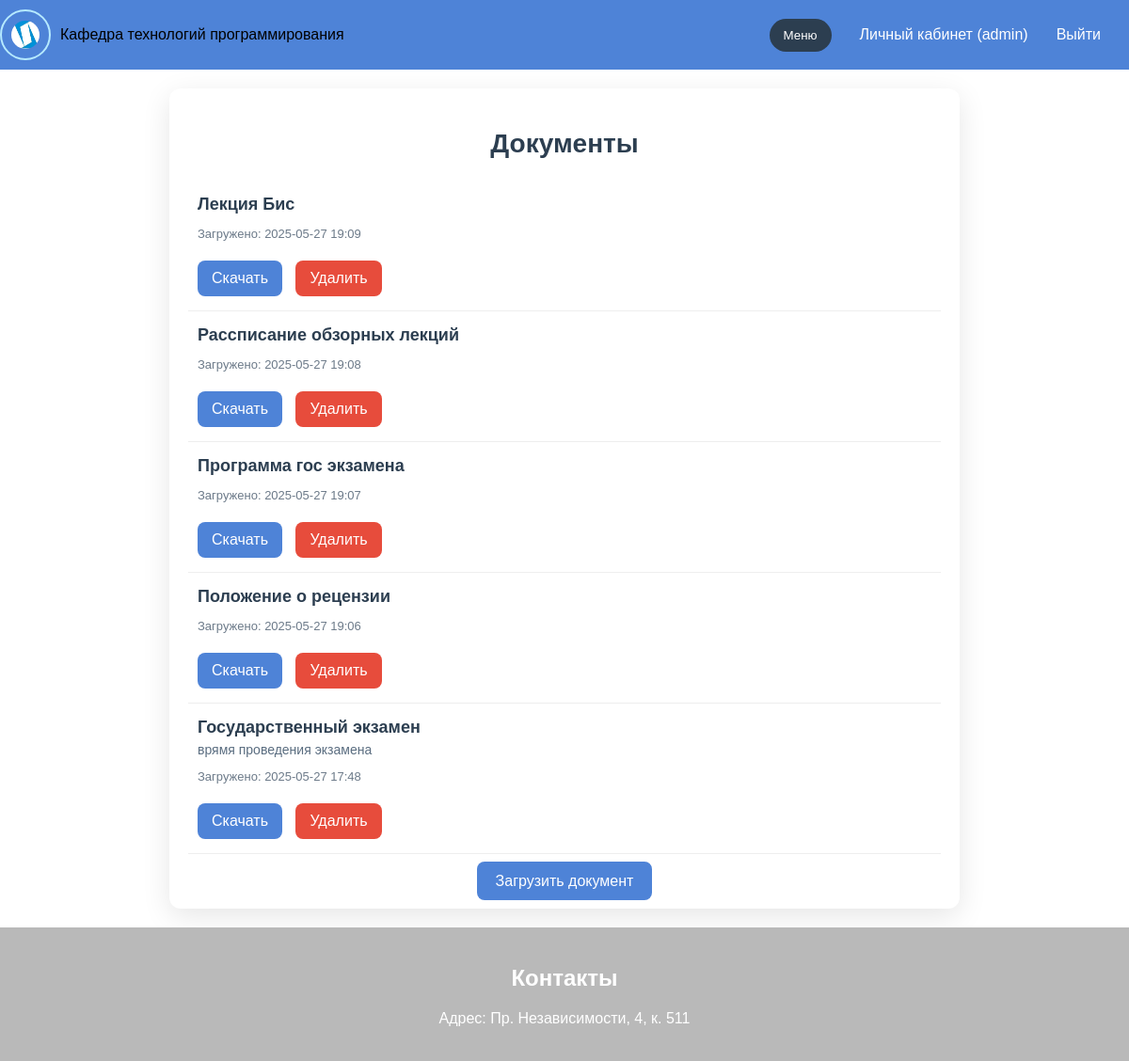
Page /documents/ (signed in) on the committed database.
### webkafedra/models.py (models this page shows, shortened)
class Document(models.Model):
    title = models.CharField(max_length=200, verbose_name="Название документа")
    file = models.FileField(upload_to='documents/', verbose_name="Файл")
    description = models.TextField(blank=True, null=True, verbose_name="Описание")
    uploaded_at = models.DateTimeField(auto_now_add=True, verbose_name="Дата загрузки")
    uploaded_by = models.ForeignKey(
        User, on_delete=models.SET_NULL, null=True, blank=True,
        verbose_name="Загружено суперпользователем"
    )

### webkafedra/views.py (the view)
# urls.py: path("documents/", document_list, name="document_list"),
def document_list(request):
    documents = Document.objects.all().order_by('-uploaded_at')
    return render(request, 'documents/document_list.html', {'documents': documents})

### webkafedra/templates/documents/document_list.html
{% extends "empl_review.html" %}
{% load static %}
{% block content %}
<div class="documents-list-container" style="max-width: 800px; margin: 20px auto; padding: 20px; background: white; border-radius: 12px; box-shadow: 0 8px 30px rgba(0,0,0,0.1);">
  <h2 style="text-align: center; font-size: 28px; color: #2c3e50;">Документы</h2>
  {% if documents %}
    <ul style="list-style: none; padding: 0;">
      {% for doc in documents %}
        <li style="padding: 15px 10px; border-bottom: 1px solid #eee;">
          <strong style="font-size: 18px; color: #2c3e50;">{{ doc.title }}</strong>
          {% if doc.description %}
            <p style="font-size: 14px; color: #5a6d80; margin: 5px 0;">{{ doc.description }}</p>
          {% endif %}
          <p style="font-size: 13px; color: #6c7a89;">Загружено: {{ doc.uploaded_at|date:"Y-m-d H:i" }}</p>
          <a href="{{ doc.file.url }}" download style="display: inline-block; margin-top: 8px; background: #4e83d7; color: #fff; padding: 10px 15px; border-radius: 8px; text-decoration: none;">Скачать</a>
          {% if request.user.is_superuser %}
            <a href="{% url 'document_delete' doc.pk %}" style="display: inline-block; margin-top: 8px; margin-left: 10px; background: #e74c3c; color: #fff; padding: 10px 15px; border-radius: 8px; text-decoration: none;"
               onclick="return confirm('Вы действительно хотите удалить этот документ?');">
               Удалить
            </a>
          {% endif %}
        </li>
      {% endfor %}
    </ul>
  {% else %}
    <p style="text-align: center; color: #6c7a89; font-size: 16px;">Нет доступных документов</p>
  {% endif %}
  {% if request.user.is_superuser %}
    <div style="text-align: center; margin-top: 20px;">
      <a href="{% url 'document_upload' %}" style="background: #4e83d7; color: white; padding: 12px 20px; border-radius: 8px; text-decoration: none;">Загрузить документ</a>
    </div>
  {% endif %}
</div>
{% endblock %}

### webkafedra/templates/empl_review.html (shortened to what this page needs)
{% load cms_tags menu_tags sekizai_tags static %}
<!doctype html>
<html>
<head>
    <link rel="stylesheet" type="text/css" href="{% static 'css/styles.css' %}">
</head>
<body>
    <div class="header">
        <div class="logo-container">
            <img src="{% static 'sm_full.jpg' %}" class="logo" alt="Лого">
            <a>Кафедра технологий программирования</a>
        </div>
        <div class="header-right">
            <div class="dropdown">
                <button class="dropbtn">Меню</button>
            </div>
           <div class="auth-links">
    {% if user.is_authenticated %}
        <a href="{% url 'dashboard' %}">Личный кабинет ({{ user.username }})</a>
        <a href="{% url 'logout' %}">Выйти</a>
    {% else %}
        <a href="{% url 'login' %}">Вход</a>
        <a href="{% url 'register' %}">Регистрация</a>
    {% endif %}
</div>
        </div>
    </div>
    {% block content %}{% endblock content %}
            <footer class="footer">
        <div class="container">
            <h2>Контакты</h2>
            <p>Адрес: Пр. Независимости, 4, к. 511</p>
        </div>
            </footer>
    </body>
</html>

### webkafedra/static/css/styles.css (style rules this page uses)
body, h1, a { margin: 0; padding: 0; font-family: Arial, sans-serif; text-decoration: none; }
.logo-container { display: flex; align-items: center; }
.logo { display: inline-block; border: 2px solid #b6eaff; border-radius: 50%; padding: 10px; margin-right: 10px; font-family: Arial, sans-serif; }
.footer { background-color: #b9b9b9; color: white; padding: 20px 0; text-align: center; font-family: Arial, sans-serif; }
.container { width: 80%; margin: 0 auto; font-family: Arial, sans-serif; }
.header { background-color: #4e83d7; padding: 10px 0; display: flex; align-items: center; justify-content: space-between; font-family: Arial, sans-serif; }
.logo { display: inline-block; border: 2px solid #b6eaff; border-radius: 50%; padding: 10px; margin-right: 10px; width: 30px; height: 30px; }
.dropbtn { background-color: #ddd; color: black; padding: 10px 20px; border: none; border-radius: 50px; text-decoration: none; margin-right: 10px; font-family: Arial, sans-serif; }
.dropdown { position: relative; display: inline-block; }
.auth-links { display: flex; align-items: center; }
.auth-links a { margin-right: 30px; color: white; }
.header-right { display: flex; align-items: center; gap: 20px; }
.dropbtn { background: #2c3e50; color: white; padding: 10px 15px; border: none; cursor: pointer; }

### rows in the picture
Document: title "Лекция Бис", uploaded_at "2025-05-27 19:09"
Document: title "Рассписание обзорных лекций", uploaded_at "2025-05-27 19:08"
Document: title "Программа гос экзамена", uploaded_at "2025-05-27 19:07"
Document: title "Положение о рецензии", uploaded_at "2025-05-27 19:06"
Document: title "Государственный экзамен", description "врямя проведения экзамена", uploaded_at "2025-05-27 17:48"

### other values in the picture
{{ user.username }} "admin"
